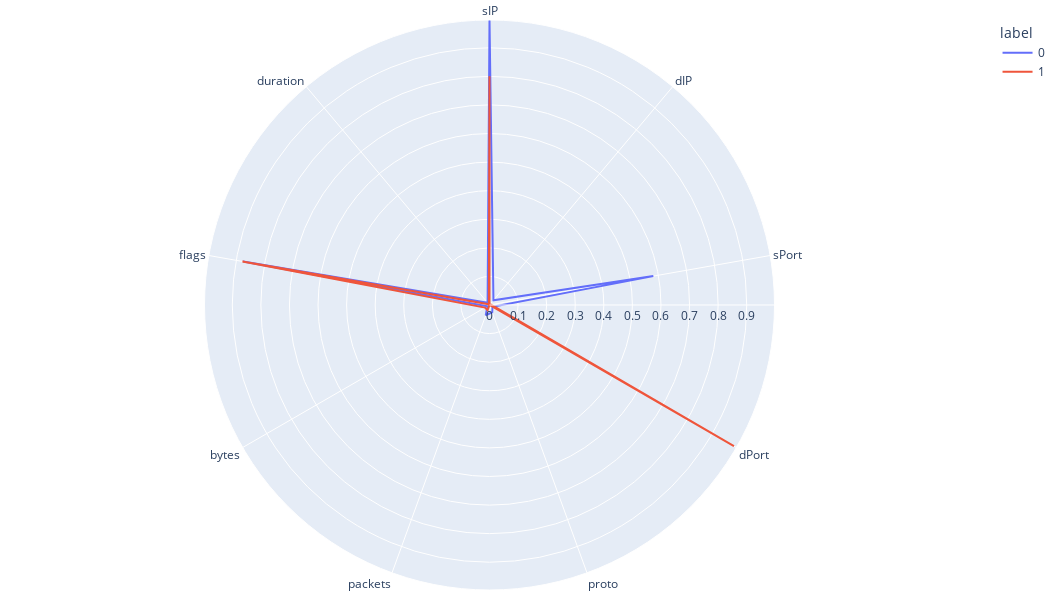

The notebook cell saved with this chart:
### Code cell
import plotly.express as px
kmeans = KMeans(n_clusters=2, init="k-means++",n_init=10,tol=1e-04, max_iter=300,random_state=42)
kmeans.fit(X)
clusters=pd.DataFrame(X,columns=df.columns)
clusters['label']=kmeans.labels_
polar=clusters.groupby("label").mean().reset_index()
polar=pd.melt(polar,id_vars=["label"])
fig4 = px.line_polar(polar, r="value", theta="variable", color="label", line_close=True,height=600,width=1050)
fig4.update_layout(margin=dict(l=1, r=0, t=20, b=10))
print(kmeans.labels_)
fig4.show()

### Figure 1 — Plotly figure (JSON) as saved in the notebook; plotly's stock layout.template omitted (floating-point values rounded to 4 significant figures)
{"data": [{"hovertemplate": "label=0<br>value=%{r}<br>variable=%{theta}<extra></extra>", "legendgroup": "0", "line": {"color": "#636efa", "dash": "solid"}, "mode": "lines", "name": "0", "r": [0.9972, 0.02143, 0.5821, 0.01219, 0.02759, 0.03814, 0.00841, 0.8752, 0.01037, 0.9972], "showlegend": true, "subplot": "polar", "theta": ["sIP", "dIP", "sPort", "dPort", "proto", "packets", "bytes", "flags", "duration", "sIP"], "type": "scatterpolar"}, {"hovertemplate": "label=1<br>value=%{r}<br>variable=%{theta}<extra></extra>", "legendgroup": "1", "line": {"color": "#EF553B", "dash": "solid"}, "mode": "lines", "name": "1", "r": [0.8, 6.295e-09, 0.006395, 0.9877, 0, 0.01932, 0.01834, 0.8778, 0.003496, 0.8], "showlegend": true, "subplot": "polar", "theta": ["sIP", "dIP", "sPort", "dPort", "proto", "packets", "bytes", "flags", "duration", "sIP"], "type": "scatterpolar"}], "layout": {"height": 600, "legend": {"title": {"text": "label"}, "tracegroupgap": 0}, "margin": {"b": 10, "l": 1, "r": 0, "t": 20}, "polar": {"angularaxis": {"direction": "clockwise", "rotation": 90}, "domain": {"x": [0, 1], "y": [0, 1]}}, "width": 1050}}
